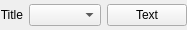
<?xml version="1.0" encoding="UTF-8"?>
<ui version="4.0">
 <class>ComboBoxWidget</class>
 <widget class="QWidget" name="ComboBoxWidget">
  <property name="geometry">
   <rect>
    <x>0</x>
    <y>0</y>
    <width>156</width>
    <height>30</height>
   </rect>
  </property>
  <layout class="QGridLayout" name="gridLayout">
   <property name="margin">
    <number>0</number>
   </property>
   <item row="0" column="0">
    <widget class="QLabel" name="label">
     <property name="text">
      <string notr="true">Title</string>
     </property>
     <property name="alignment">
      <set>Qt::AlignRight|Qt::AlignTrailing|Qt::AlignVCenter</set>
     </property>
    </widget>
   </item>
   <item row="0" column="1">
    <widget class="QComboBox" name="comboBox"/>
   </item>
   <item row="0" column="2">
    <widget class="QPushButton" name="pushButton">
     <property name="text">
      <string notr="true">Text</string>
     </property>
    </widget>
   </item>
  </layout>
 </widget>
 <resources/>
 <connections/>
</ui>
